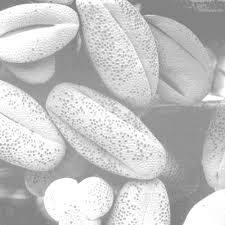
%> input picture images/input/grains.jfif, 225 x 225 px
$ octave --eval "result = process_image(imread('../images/input/grains.jfif'));"   (GNU Octave 9; MATLAB toolbox functions it lacks are replaced by stand-ins)
%> lines starting %> are read from the running program, lines starting %| are printed output that depends on the picture
function enhanced_image = process_image(input_image)

%% 1. Image Acquisition & Understanding
disp('--- Image Analysis ---');
if size(input_image,3) == 3
    gray = rgb2gray(input_image);
else
    gray = input_image;
end

fprintf('Resolution: %d x %d\n', size(gray,1), size(gray,2));
%| Resolution: 225 x 225
fprintf('Data Type: %s\n', class(gray));
%| Data Type: uint8

figure;
imshow(gray);
title('Grayscale Image');

%% 2. Sampling & Quantization

figure;
subplot(2,3,1); imshow(imresize(gray,0.5)); title('0.5x');
subplot(2,3,2); imshow(imresize(gray,0.25)); title('0.25x');
subplot(2,3,3); imshow(gray); title('Original');
subplot(2,3,4); imshow(imresize(gray,1.5)); title('1.5x');
subplot(2,3,5); imshow(imresize(gray,2)); title('2x');

% Quantization
q8 = gray;
q4 = uint8(floor(double(gray)/16)*16);
q2 = uint8(floor(double(gray)/64)*64);

figure;
subplot(1,3,1); imshow(q8); title('8-bit');
subplot(1,3,2); imshow(q4); title('4-bit');
subplot(1,3,3); imshow(q2); title('2-bit');

%% 3. Geometric Transformations

figure;
angles = [30 45 60 90 120 150 180];
for i = 1:length(angles)
    subplot(2,4,i);
    imshow(imrotate(gray, angles(i)));
    title(['Rotate ' num2str(angles(i))]);
end
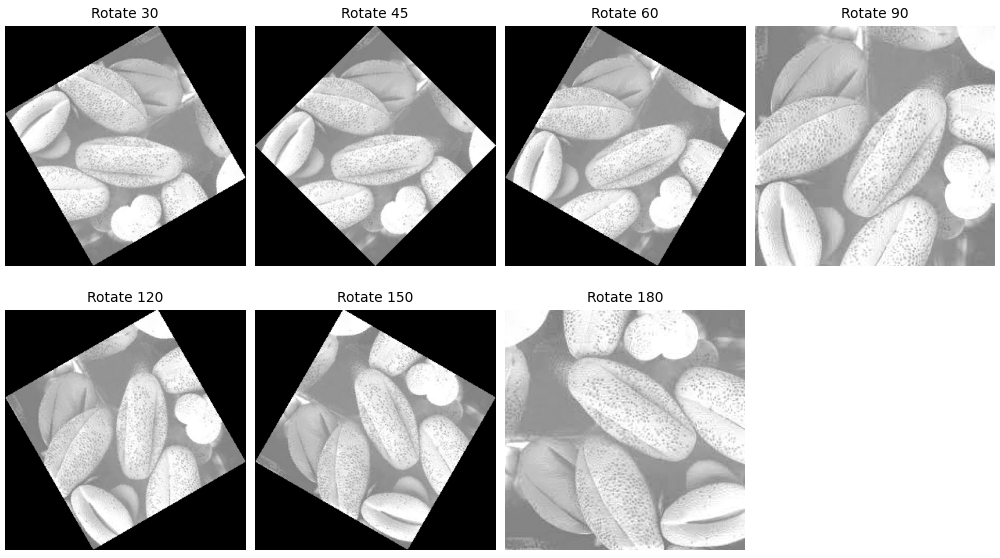
%> figure redrawn from the program's plot data, 7 panels

% Translation
translated = imtranslate(gray, [50 30]);

% Shearing
tform = affine2d([1 0.3 0; 0.3 1 0; 0 0 1]);
sheared = imwarp(gray, tform);
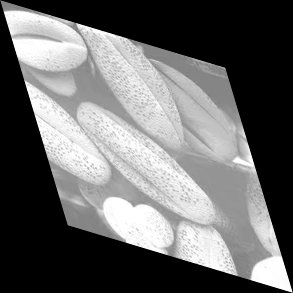
%> sheared: size 293x293 uint8; min 0, max 255, mean 105.3

figure;
subplot(1,2,1); imshow(translated); title('Translated');
subplot(1,2,2); imshow(sheared); title('Sheared');

%% 4. Intensity Transformations

% Negative
negative = imcomplement(gray);
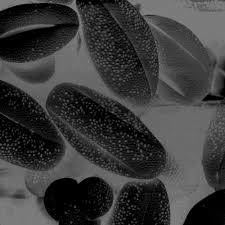
%> negative: size 225x225 uint8; min 0, max 141, mean 58.8

% Log Transformation
log_img = uint8(255 * log(1 + double(gray)) / log(256));

% Gamma Correction
gamma1 = imadjust(gray, [], [], 0.5);
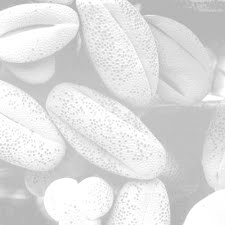
%> gamma1: size 225x225 uint8; min 170, max 255, mean 222.5
gamma2 = imadjust(gray, [], [], 1.5);
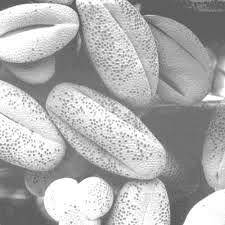
%> gamma2: size 225x225 uint8; min 76, max 255, mean 174.8

figure;
subplot(2,2,1); imshow(negative); title('Negative');
subplot(2,2,2); imshow(log_img); title('Log');
subplot(2,2,3); imshow(gamma1); title('Gamma 0.5');
subplot(2,2,4); imshow(gamma2); title('Gamma 1.5');

%% 5. Histogram Processing

figure;
subplot(2,2,1); imhist(gray); title('Original Histogram');

equalized = histeq(gray);

subplot(2,2,2); imshow(gray); title('Original Image');
subplot(2,2,3); imhist(equalized); title('Equalized Histogram');
subplot(2,2,4); imshow(equalized); title('Equalized Image');

%% 6. Final Enhancement Selection

% Best pipeline (you can justify this in report)
enhanced_image = imadjust(equalized, [], [], 0.8);
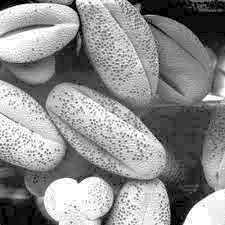
%> enhanced_image: size 225x225 uint8; min 0, max 255, mean 141.1
%> `result = process_image(imread('../images/input/grains.jfif'));`:
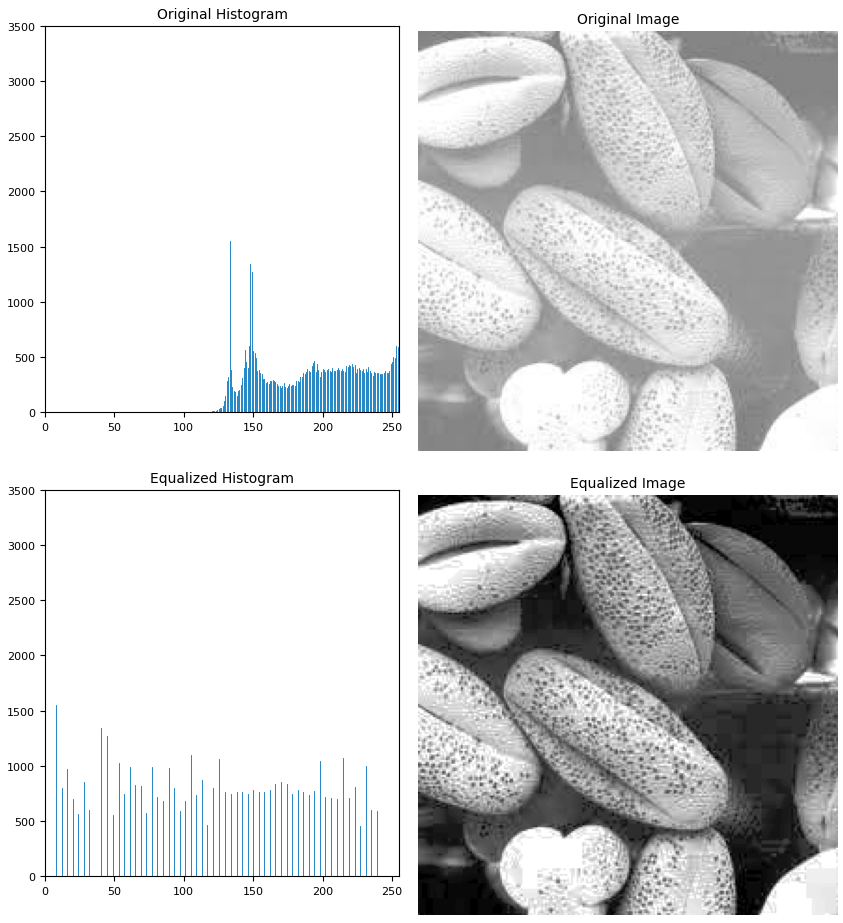
%> figure redrawn from the program's plot data, 4 panels

end
